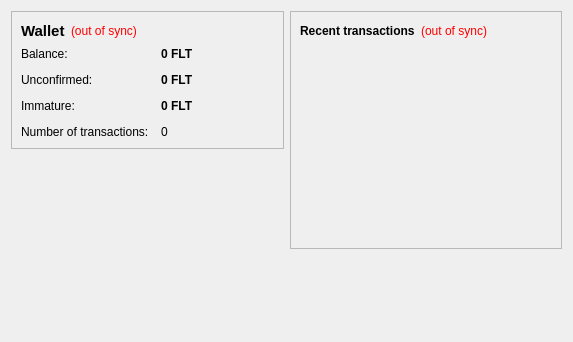
<?xml version="1.0" encoding="UTF-8"?>
<ui version="4.0">
 <class>OverviewPage</class>
 <widget class="QWidget" name="OverviewPage">
  <property name="geometry">
   <rect>
    <x>0</x>
    <y>0</y>
    <width>573</width>
    <height>342</height>
   </rect>
  </property>
  <property name="windowTitle">
   <string>Form</string>
  </property>
  <layout class="QHBoxLayout" name="horizontalLayout" stretch="1,1">
   <item>
    <layout class="QVBoxLayout" name="verticalLayout_2">
     <item>
      <widget class="QFrame" name="frame">
       <property name="frameShape">
        <enum>QFrame::StyledPanel</enum>
       </property>
       <property name="frameShadow">
        <enum>QFrame::Raised</enum>
       </property>
       <layout class="QVBoxLayout" name="verticalLayout_4">
        <item>
         <layout class="QHBoxLayout" name="horizontalLayout_4">
          <item>
           <widget class="QLabel" name="label_5">
            <property name="font">
             <font>
              <pointsize>11</pointsize>
              <weight>75</weight>
              <bold>true</bold>
             </font>
            </property>
            <property name="text">
             <string>Wallet</string>
            </property>
           </widget>
          </item>
          <item>
           <widget class="QLabel" name="labelWalletStatus">
            <property name="toolTip">
             <string>The displayed information may be out of date. Your wallet automatically synchronizes with the FilthCoin network after a connection is established, but this process has not completed yet.</string>
            </property>
            <property name="styleSheet">
             <string notr="true">QLabel { color: red; }</string>
            </property>
            <property name="text">
             <string notr="true">(out of sync)</string>
            </property>
            <property name="alignment">
             <set>Qt::AlignLeading|Qt::AlignLeft|Qt::AlignVCenter</set>
            </property>
           </widget>
          </item>
          <item>
           <spacer name="horizontalSpacer_2">
            <property name="orientation">
             <enum>Qt::Horizontal</enum>
            </property>
            <property name="sizeHint" stdset="0">
             <size>
              <width>40</width>
              <height>20</height>
             </size>
            </property>
           </spacer>
          </item>
         </layout>
        </item>
        <item>
         <layout class="QFormLayout" name="formLayout_2">
          <property name="fieldGrowthPolicy">
           <enum>QFormLayout::AllNonFixedFieldsGrow</enum>
          </property>
          <property name="horizontalSpacing">
           <number>12</number>
          </property>
          <property name="verticalSpacing">
           <number>12</number>
          </property>
          <item row="0" column="0">
           <widget class="QLabel" name="label">
            <property name="text">
             <string>Balance:</string>
            </property>
           </widget>
          </item>
          <item row="0" column="1">
           <widget class="QLabel" name="labelBalance">
            <property name="font">
             <font>
              <weight>75</weight>
              <bold>true</bold>
             </font>
            </property>
            <property name="cursor">
             <cursorShape>IBeamCursor</cursorShape>
            </property>
            <property name="toolTip">
             <string>Your current balance</string>
            </property>
            <property name="text">
             <string notr="true">0 FLT</string>
            </property>
            <property name="textInteractionFlags">
             <set>Qt::LinksAccessibleByMouse|Qt::TextSelectableByKeyboard|Qt::TextSelectableByMouse</set>
            </property>
           </widget>
          </item>
          <item row="1" column="0">
           <widget class="QLabel" name="label_3">
            <property name="text">
             <string>Unconfirmed:</string>
            </property>
           </widget>
          </item>
          <item row="1" column="1">
           <widget class="QLabel" name="labelUnconfirmed">
            <property name="font">
             <font>
              <weight>75</weight>
              <bold>true</bold>
             </font>
            </property>
            <property name="cursor">
             <cursorShape>IBeamCursor</cursorShape>
            </property>
            <property name="toolTip">
             <string>Total of transactions that have yet to be confirmed, and do not yet count toward the current balance</string>
            </property>
            <property name="text">
             <string notr="true">0 FLT</string>
            </property>
            <property name="textInteractionFlags">
             <set>Qt::LinksAccessibleByMouse|Qt::TextSelectableByKeyboard|Qt::TextSelectableByMouse</set>
            </property>
           </widget>
          </item>
          <item row="3" column="0">
           <widget class="QLabel" name="label_2">
            <property name="text">
             <string>Number of transactions:</string>
            </property>
           </widget>
          </item>
          <item row="3" column="1">
           <widget class="QLabel" name="labelNumTransactions">
            <property name="toolTip">
             <string>Total number of transactions in wallet</string>
            </property>
            <property name="text">
             <string notr="true">0</string>
            </property>
           </widget>
          </item>
          <item row="2" column="0">
           <widget class="QLabel" name="labelImmatureText">
            <property name="text">
             <string>Immature:</string>
            </property>
           </widget>
          </item>
          <item row="2" column="1">
           <widget class="QLabel" name="labelImmature">
            <property name="font">
             <font>
              <weight>75</weight>
              <bold>true</bold>
             </font>
            </property>
            <property name="toolTip">
             <string>Mined balance that has not yet matured</string>
            </property>
            <property name="text">
             <string notr="true">0 FLT</string>
            </property>
            <property name="textInteractionFlags">
             <set>Qt::LinksAccessibleByMouse|Qt::TextSelectableByKeyboard|Qt::TextSelectableByMouse</set>
            </property>
           </widget>
          </item>
         </layout>
        </item>
       </layout>
      </widget>
     </item>
     <item>
      <spacer name="verticalSpacer">
       <property name="orientation">
        <enum>Qt::Vertical</enum>
       </property>
       <property name="sizeHint" stdset="0">
        <size>
         <width>20</width>
         <height>40</height>
        </size>
       </property>
      </spacer>
     </item>
    </layout>
   </item>
   <item>
    <layout class="QVBoxLayout" name="verticalLayout_3">
     <item>
      <widget class="QFrame" name="frame_2">
       <property name="frameShape">
        <enum>QFrame::StyledPanel</enum>
       </property>
       <property name="frameShadow">
        <enum>QFrame::Raised</enum>
       </property>
       <layout class="QVBoxLayout" name="verticalLayout">
        <item>
         <layout class="QHBoxLayout" name="horizontalLayout_2">
          <item>
           <widget class="QLabel" name="label_4">
            <property name="text">
             <string>&lt;b&gt;Recent transactions&lt;/b&gt;</string>
            </property>
           </widget>
          </item>
          <item>
           <widget class="QLabel" name="labelTransactionsStatus">
            <property name="toolTip">
             <string>The displayed information may be out of date. Your wallet automatically synchronizes with the FilthCoin network after a connection is established, but this process has not completed yet.</string>
            </property>
            <property name="styleSheet">
             <string notr="true">QLabel { color: red; }</string>
            </property>
            <property name="text">
             <string notr="true">(out of sync)</string>
            </property>
            <property name="alignment">
             <set>Qt::AlignRight|Qt::AlignTrailing|Qt::AlignVCenter</set>
            </property>
           </widget>
          </item>
          <item>
           <spacer name="horizontalSpacer">
            <property name="orientation">
             <enum>Qt::Horizontal</enum>
            </property>
            <property name="sizeHint" stdset="0">
             <size>
              <width>40</width>
              <height>20</height>
             </size>
            </property>
           </spacer>
          </item>
         </layout>
        </item>
        <item>
         <widget class="QListView" name="listTransactions">
          <property name="styleSheet">
           <string notr="true">QListView { background: transparent; }</string>
          </property>
          <property name="frameShape">
           <enum>QFrame::NoFrame</enum>
          </property>
          <property name="verticalScrollBarPolicy">
           <enum>Qt::ScrollBarAlwaysOff</enum>
          </property>
          <property name="horizontalScrollBarPolicy">
           <enum>Qt::ScrollBarAlwaysOff</enum>
          </property>
          <property name="selectionMode">
           <enum>QAbstractItemView::NoSelection</enum>
          </property>
         </widget>
        </item>
       </layout>
      </widget>
     </item>
     <item>
      <spacer name="verticalSpacer_2">
       <property name="orientation">
        <enum>Qt::Vertical</enum>
       </property>
       <property name="sizeHint" stdset="0">
        <size>
         <width>20</width>
         <height>40</height>
        </size>
       </property>
      </spacer>
     </item>
    </layout>
   </item>
  </layout>
 </widget>
 <resources/>
 <connections/>
</ui>
